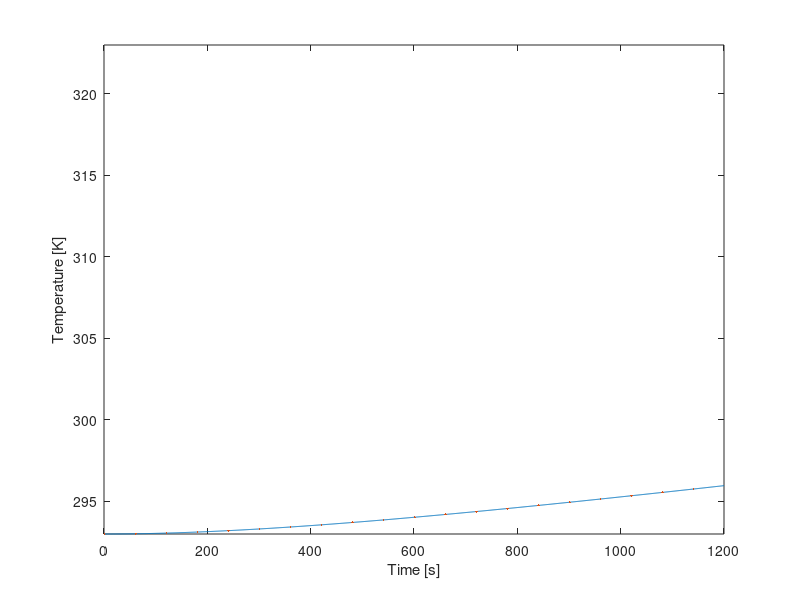
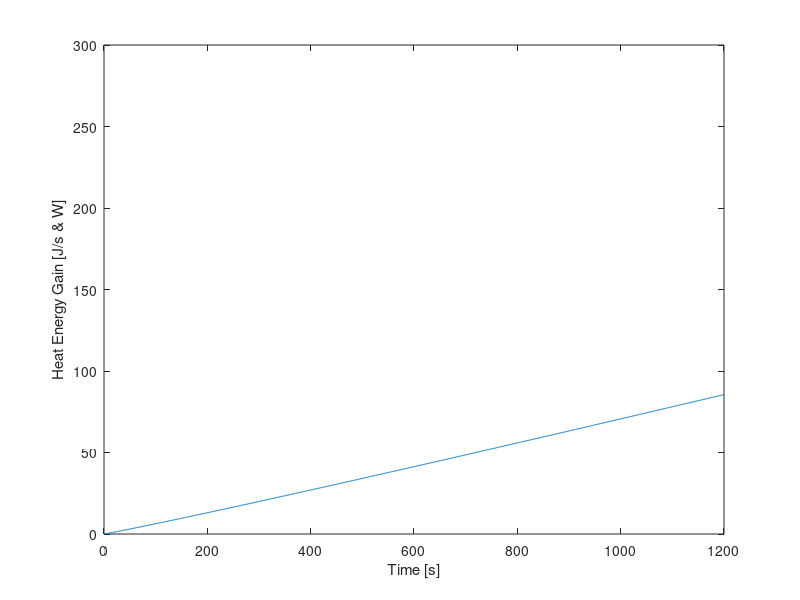
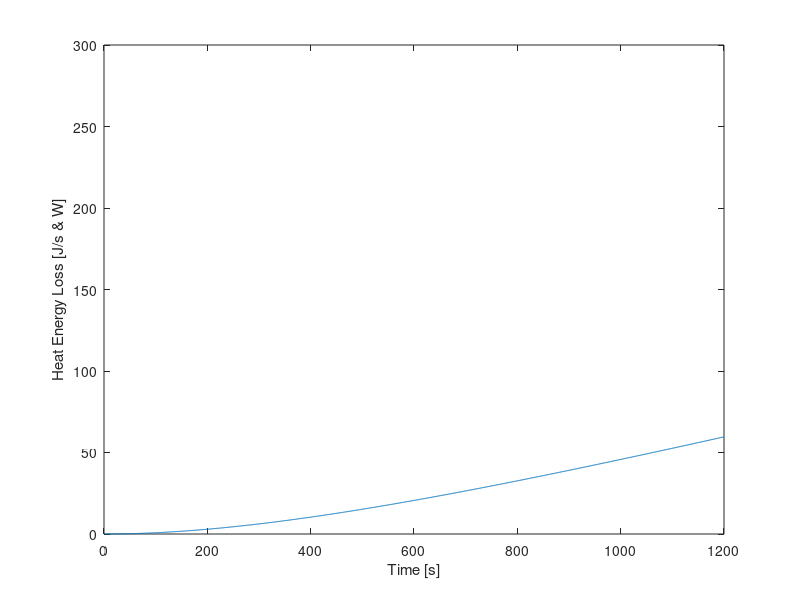

MATLAB code for these plots, in order:
clear all, close all, clc
%% Setup
% This section contains the parameters of the setup (start of cycle)
i=1;                     %Value for plot
T_0 = 293;              %Starting temperature in [K], assumed for all fluids, gasses and materials
T_water = 293;              %Starting temperature water in [K]
T_al = 293;                 %Starting temperature aluminium in [K]
T_cu = 293;                 %Starting temperature copper in [K]
T_pvc = 293;                %Starting temperature PVC in [K]
T_pur = 293;                %Starting temperature polyurethane in [K]
T_air = 293;                %Starting temperature internal air in [K]
T_amb = 293;                %Starting temperature ambient (outside) air in [K]
t = 1;                      %Time at the start [s]
t_final=1200;               %Time at end cycle [s]
%% First order variables
%This section contains the properties and constants of the materials, but also fixed variables of the setup
%Copper tubing
r_inner_cu = 0.004;     %Inner radius copper tube [m]
r_outer_cu = 0.006;     %Outer radius copper tube [m]
roughness_cu = 0.0015;  %Pipe roughness [m]
length_cu = 6.85;       %Length copper tube [m]
epsilon_cu = 0.05;      %Emissivity copper [-]
rho_cu = 8960;          %Density copper [kg/m^3]
c_cu = 386;             %Specific heat copper [J/kg K]
k_cu = 400;             %Thermal conductivity copper [W/(m K)]
%PVC tubing
hsv_pvc_d = 0.0022;     %Thickness of the HSV PCV [m]
r_outer_pvc = 0.055;    %Outer radius PVC tube [m]
r_inner_pvc = r_outer_pvc - hsv_pvc_d ;   %Inner radius PVC tube [m]
r_outer_double_pvc = r_outer_pvc + hsv_pvc_d; %Outer Radius of double-layered PVC tube (near endcaps) [m]
length_pvc = 0.130;     %Length/Height PVC tube [m] (this was shown to be slightly longer during first building phase with no real means to cut it down to 0.125m)
length_cap_pvc = 0.034; %Length/Height of a PVC Endcap [m]
epsilon_pvc = 0.9;      %Emissivity PVC [-]
rho_pvc = 1330;         %Density PVC [kg/m^3]
k_pvc = 0.19;           %Thermal conductivity PVC [W/(m K)]
d_air_endcap = 0.01;    %Distance between Kingspan Therma and the PVC endcap. Used to determine therma resistance
%Polyurethane tubing
r_inner_pur = 0.004;    %Inner radius polyurethane tube [m]
r_outer_pur = 0.006;    %Outer radius polyurathane tube [m]
d_pur = 0.002;          %Wall Thickness polyurthane tube [m]
length_pur = 6;         %Length polyurethane tube [m]
epsilon_pur = 0.9;      %Emissivity polyurethane [-]
k_pur = 0.13;           %Thermal conducitivity polyurethane [W/(m K)]
%Aluminium plate
A_al = 1.085;           %Area aluminium plate [m^2]
epsilon_paint = 0.95;   %Emissivity black acrylic paint [-] 
rho_al = 2700;          %Density aluminium [kg/m^3]
d_al = 0.002;           %thickness aluminium plate [m]
k_al = 237;             %Thermal conductivity aluminium [W/(m K)]
c_al = 900;             %Specific heat aluminium [J/kg K]
%Water
rho_water_20C = 998;    %Density water at 20C [kg/m^3]
c_water = 4148;         %Specific heat water [J/kg K]
%Air
rho_air = 1.29;         %Density air at 20C [kg/m^3]
c_air = 1006;           %Specific heat air [J/kg K]
k_air = 0.025;          %Thermal conductivity air [W/m K]
%General Setup Wood Properties
k_wood = 0.12;       %Thermal Conductivity of Pinewood [W/m k]                       
d_wood = 0.054;      %Wood border thcikness [m], simplification, in reality 2 mm air pocket within 
A_wood = 0.3107;     %Inner Surface Area wood layer [m], slight simplification
%Kingspan Insulation Properties
ks_k = 0.022;     % Thermal Conductivity Kingspan insulation layer[W/(m*k)]
ks_d = 0.04;      % thickness of Kingspan insulation layer [m]
ks_spacer_d = 0.01; % Thickness of a single Kingspan spacer layer [m]
%Other
sigma = 5.67*10^-8;     %Stefan Boltzmann constant [W/(m^2 K^4)]
flowrate = 3/60000;     %Flowrate pump [m^3/s]
E = 1000;               %Irradiance artificial sun [W/m^2]
%% Second order variables
%Copper tube
A_outer_cu = 2 * pi * r_outer_cu * length_cu;       %Outer surface area copper tube [m^2]
A_inner_cu = 2 * pi * r_inner_cu * length_cu;       %Inner surface area copper tube [m^2]
A_exposed_cu = A_outer_cu/2;
V_cu = pi * r_inner_cu^2 * length_cu;               %Inner volume copper tube [m^3]
M_cu = V_cu * rho_cu;
%Surface areas and volume PVC tube
A_outer_pvc = 2 * pi * r_outer_pvc * length_pvc;    %Outer area PVC tube [m^2]
A_inner_pvc = 2 * pi * r_inner_pvc * length_pvc;    %Inner area PVC tube [m^2]
V_pvc = pi * r_inner_pvc^2 * length_pvc;            %Inner volume PVC tube [m^3]
%Surface areas and volume Polyurethane Tubing
A_outer_pur = 2 * pi * r_outer_pur * length_pur;    %Outer area Polyurethane Tubing [m^2]
A_inner_pur = 2 * pi * r_inner_pur * length_pur;    %Inner area Polyurethane Tubing [m^2]
V_pur = pi * r_inner_pur^2 * length_pur;            %Inner volume Polyurethane Tubing [m^3]
%Aluminium plate
V_al = A_al*0.002;                                  %Volume aluminium plate [m^3]
M_al = rho_al*V_al;                                 %Mass aluminium plate [kg]
%The following values are lifted from the earlier matlab model and are used to calculate (average) surface area of the Kingspan Insulation.
hsv_al_width = 0.04017;                                                                % Width of Aluminum Tape reflector section, [m]
hsv_therma_width_in = (hsv_al_width + (2*(sind(18)*0.010)));                           %'width' of kingspan therma plate on the inside, [m]
hsv_therma_width_out = (hsv_al_width + (2*(sind(18)*0.010))) + 2*(tand(18)*ks_d);      %'width' of kingspan therma plate on the outside, [m]
hsv_therma_a_in = length_pvc * hsv_therma_width_in;                                    %Area of kingspan therma plate on inside, [m^2]
hsv_therma_a_out = length_pvc * (hsv_therma_width_out);                                %Area of kingspan therma plate on outside, [m^2]
hsv_therma_a_avg = (hsv_therma_a_out + hsv_therma_a_in)/2;                             %Surface area in middle of therma plate, [m^2]
%The Heat Storage Vessel is seperated into two parts: one for the parts with overlap of endcaps and one for the part without 
pvc_ec_inner_length = length_cap_pvc - hsv_pvc_d;                                                       %Inner length of PVC Endcap [m]
hsv_pvc_a_single = (length_cap_pvc - (pvc_ec_inner_length * 2)) * ((r_inner_pvc+r_outer_pvc)/2) * 2 * pi; %Average PVC Surface Area for Heat Storage Vessel section without overlap [m]
hsv_pvc_a_double = (pvc_ec_inner_length * 2) * ((pvc_ec_inner_length+r_outer_double_pvc)/2) * 2 * pi;         %Average PVC Surface Area for Heat Storage Vessel sections with overlap [m]
pvc_ec_a = (r_outer_pvc)^2 * pi;                                                                         %Surface area of a single endcap, [m^2]
% Air Insulation Values
hsv_air_avgdist1 = ((0.010+0.00795)/2)*((length_pvc - (pvc_ec_inner_length * 2))/length_pvc) + ((0.0078+0.00575)/2)*((pvc_ec_inner_length * 2)/length_pvc); %Average distance of the heat reflector to the outer wall of the PVC body [m], USES PRE CALCULATED VALUES.  Accounts for the double layer PVC near the endcap, [m]
hsv_air_avg_a1 = length_pvc * (hsv_al_width - (2*(sind(18)*0.005)));       %Surface area at the average point between pvc and reflector [m^2], (TODO implement avgdist 1)
hsv_air_avgdist2 = 0.00905;                                                %Average distance between reflector and kingspan therma plate [m]
hsv_air_avg_a2 = length_pvc * (hsv_al_width + (2*(sind(18)*0.005)));       %Surface are at the average point between reflector and kingspan therma [m^2], (TODO implement avgdist 2)
%Aluminum Reflector Tape Properties
d_al_t = 0.0001;                            % Thickness of an aluminum reflector segment [m]
a_al_t = hsv_al_width * length_pvc;         % Area of a single heat reflector element. 10 are present in total [m^2]
    
% Convective heat transfer coefficients
h_air = 5.0;         %CVTH of still air [W/(m^2 K)], Range (4.0 to 5.9)
h_water = 100;      %CVTH of water [W/(m^2 K)], Range (100 to 15000), Unused
h_pvc = 5;        %CVTH PVC [W/(m^2 K)], Range (5 to 9)
h_al = 7;        %CVTH aluminium [W/(m^2 K)], Range (7 to 10)
h_kingspan = 10;   %CTVH of Kingspan-Therma insulation [W/(m^2 K)], Range (10 to 30) (Aluminum surface)
h_pur = 5;        %CVTH of Polyurethane [W/(m^2 K)], PLACEHOLDER 
h_cu = 7;            %CVTH copper [W/(m^2 K)], Range (7 to 10) PLACEHOLDER
%Radiative heat transfer coefficients
h_r_pvc = 0.1;       %RDTH of pvc [W/(m^2 K)], PLACEHOLDER
h_r_al = 0.08;       %RDTH of aluminium-foil [W/(m^2 K)], PLACEHOLDER 
h_r_Kingspan = 0.08;  %RDTH of Kingspan-Therma insulation [W/(m^2 K)], PLACEHOLDER
h_r_pur = 0.5;       %RDTH of Polyurethane [W/(m^2 K)], PLACEHOLDER
%Overall Heat Transfer Coefficients, (may change due to change in CVTH)
U_cu = 1700;         %OHTC water in copper [W/(m^2 K)] TODO check this, has large influence on final temp
U_pur = 120.76;      %OHTC water in polyurethane [W/(m^2 K)]
U_pvc = 4.21;       %OHTC water in PVC [W/(m^2 K)]
%Other
V_system = V_cu+V_pvc+V_pur;                  %Volume of system  

%Simplified without radiation
R_a = 1/((1/(h_pvc*(hsv_pvc_a_single+hsv_pvc_a_double))) + (log(r_outer_pvc/r_inner_pvc)/(2*pi*length_pvc*k_pvc))); %Convection from PVC into first air pocket, And conduction through PVC.
R_b = hsv_air_avgdist1 / (k_air * (10*hsv_air_avg_a1)); %Conduction through first air pocket
R_c = 1/((1/(h_al*(10*a_al_t))) + (d_al_t/k_al*(10*a_al_t))); %Convection from reflector to second air pocket, And conduction through reflector.
R_d = hsv_air_avgdist2 / (k_air * (10*hsv_air_avg_a2)); %Conduction through second air pocket
R_e = 1/((1/(h_kingspan*(10*hsv_therma_a_avg))) + (ks_d/(ks_k*(10*hsv_therma_a_avg)))); %Convection from Kingspan Therma to ambient, And conduction through Kingspan Therma.    
R_hsv_radial = R_a + R_b + R_c + R_d + R_e;
%Endcap (Assumed single endcap here. Second one will be accounted for in R_hsv_endcaps)
R_z = 1/((1/(k_pvc*pvc_ec_a)) + (hsv_pvc_d/(k_pvc*pvc_ec_a)));          %Convection from PVC into air gap, and conduction through pvc.
R_y = d_air_endcap/(k_air * pvc_ec_a);                                  %Conduction through air gap
R_x = 1/((1/(h_kingspan*pvc_ec_a)) + (ks_d/(ks_k*pvc_ec_a)));           %Convection from Kingspan Therma into outside atmosphere, and conduction through Kingspan Therma
R_hsv_endcaps = 1/(1/(R_z + R_y + R_x) + 1/(R_z + R_y + R_x));              %Total Equivalent Thermal resistance of both endcaps
R_hsv = 1/((1/R_hsv_radial) + (1/R_hsv_endcaps));
%misc thermal resistance 
R_al = d_al/(k_al * A_al);                    %Thermal resistance aluminium plate 
R_sol_air = 0.1;                                %Conductive thermal resistance air, PLACEHOLDER 
R_sol_wood = d_wood/(k_wood * A_wood) ;       %Conductive thermal resistance wood setup    
R_pur = 1/((1/(h_pur*(A_outer_pur))) + (log(r_outer_pur/r_inner_pur)/(2*pi*length_pur*k_pur))); %Thermal resistance of Polyurethane tube. Not accounting for rad
R_con = 1/((1/(h_cu*(0.2*(r_outer_cu*pi*2)))) + (log(r_outer_cu/r_inner_cu)/(2*pi*0.2*k_cu)))

%Empty Arrays
T_air = repmat(0, 1,t_final);
T_cu = repmat(0, 1,t_final);
T_al = repmat(0, 1,t_final);
T_water = repmat(0, 1,t_final);
T_pur = repmat(0, 1,t_final);
T_0 = repmat(0, 1,t_final);

%Insertion of starting values (temporary)
T_0(1) = 293;                  %Starting temperature in [K], assumed for all fluids, gasses and materials
T_water(1) = 293;              %Starting temperature water in [K]
T_al(1) = 293;                 %Starting temperature aluminium in [K]
T_cu(1) = 293;                 %Starting temperature copper in [K]
T_pur(1) = 293;                %Starting temperature polyurethane in [K]
T_air(1) = 293;                %Starting temperature internal air in [K]

A_contact_al_cu = length_cu * 0.002; %The contact patch area between the Aluminum and Copper. Simple lengthxwidth for area.

%% Plotting info
for i = 1:t_final
    %Water Mass
    %rho_water = (999.83953 + 16.945176 * (1.00024*T_water(i)) - 7.9870401*10^-3 * (1.00024*T_water(i))^3 - 46.17046*10^-6* (1.00024*T_water(i))^3 +105.56302*10^-9 * (1.00024*T_water(i))^4 - 280.54253*10^-12 * (1.00024*T_water(i))^5)/(1+16.897850*10^-3 * (1.00024*T_water(i)));   %Density water
    M_water = V_system*rho_water_20C;       %Volume of water inside system. Can produce weird values if the rest doesnt work, likely not cause of issues.
    %%%%%%%%%%%%%%%%%%%%%%%%%%%%%%%%%%%%%%%%%%%%%%%%%%%    
    %Addition of Heat, And loss of heat in collector solids and air - Needs improvement
    Q_rad_al = E*(A_al-A_exposed_cu)*epsilon_paint;                                %Heat addition radiation on aluminium plate [W]   
    Q_rad_cu = E*length_cu*(r_outer_cu* pi)*epsilon_paint;          %Heat addition radiation on copper tube [W] (only half of tube exposed directly to light)
    T_al(i) = T_al(i)+(Q_rad_al/(M_al*c_al));                       %Temperature of aluminum as it heats up from radiation [k]
    T_cu(i) = T_cu(i)+(Q_rad_cu/(M_cu*c_cu));                       %Temperature of aluminum as it heats up from radiation [k]    
    %Losses to inside of collector space
    Q_loss_conv_al(i) = h_air*(A_al-A_exposed_cu)*(T_al(i)-T_air(i));                      %Heat loss convection aluminium plate [W] 
    T_al(i) = T_al(i)-(Q_loss_conv_al(i)/(M_al*c_al));                       %Temperature of aluminum as it heats up from radiation [k]   
    Q_loss_conv_cu(i) = h_air*(A_outer_cu)*(T_cu(i)-T_air(i));
    T_cu(i) = T_cu(i)-(Q_loss_conv_cu(i)/(M_cu*c_cu)); 
    

    
    %Q_rad_cu = E*length_cu*(r_outer_cu*2 * pi)*epsilon_paint;            %Heat addition radiation on copper tube [W]
    %Q_rad_al = E*A_al*epsilon_paint;                                %Heat addition radiation on aluminium plate [W]
    %Q_loss_conv_al(i) = h_air*A_al*(T_al(i)-T_air(i));                      %Heat loss convection aluminium plate [W]
    %Q_loss_cond_al_cu = k_cu* A_exposed_cu*(T_al(i)-T_cu(i))/(r_outer_cu*2-r_inner_cu*2);  %dit klopt niet hlml maar weten A tussen plaat en buis niet %Heat loss conduction aluminium plate [W]
    %Q_losscond(i)= Q_loss_cond_al_cu;
    
    %Q_loss_cond_al(i) = (T_al(i)-T_air(i))/R_al ;                                       %Heat loss convection aluminium plate (other direction)
    %Q_loss_rad_cu(i) = sigma * epsilon_paint * A_outer_cu* (T_cu(i)^4 - T_air(i)^4);    %Heat loss radiation copper tube [W]
    %Q_loss_rad_al(i) = sigma * epsilon_paint * A_al * (T_al(i)^4- T_air(i)^4);          %Heat loss radiation aluminium plate [W]
    
    
    Qdot_gain(i) = 0.05*i^1.05;   %Fill sum of energy gains here [J/s or W]
    T_water(i) = T_water(i) + (Qdot_gain(i)/(M_water*c_water));             %New Temperature of water due to heat gain in a single second, right side is Temp change in said second
 
    
    %%%%%%%%%%%%%%%%%%%%%%%%%%%%%%%%%%%%%%%%%%%%%%%%%%%
    %Liquid - loss - This works as intended
    Qdot_loss_hsv(i) = (T_water(i)-T_amb)/R_hsv ;                           %Heat loss hsv
    Qdot_loss_pur(i) = (T_water(i)-T_amb)/R_pur;                            %Heat loss polyurethane tubing 
    Qdot_loss_con(i) = (T_water(i)-T_amb)/R_con;                            %Heat loss of the two 10cm long press-fit coupling tube sections sticking out of HSV
    Qdot_loss(i) = Qdot_loss_hsv(i) + Qdot_loss_pur(i)+Qdot_loss_con(i);    %Sum all of the heat losses per second instance here
    T_water(i) = T_water(i)-(Qdot_loss(i)/(M_water*c_water));               %New Temperature of water due to heat loss in a single second, right side is Temp change in said second
    %%%%%%%%%%%%%%%%%%%%%%%%%%%%%%%%%%%%%%%%%%%%%%%%%%%
    %Bringing the values that were determined in this time step to the next one
    T_water(i+1) = T_water(i);                                              %brings current water temp over to the next time increment
    T_al(i+1) = T_al(i);
    T_cu(i+1) = T_cu(i);
    %%%%%%%%%%%%%%%%%%%%%%%%%%%%%%%%%%%%%%%%%%%%%%%%%%%
    %Plotting code
    y(i) = T_water(i);                                                      %Inserts current temp into its respective place in y for plotting
    t = t + 1;                                                              %1 stands for 1 step for time
    x(i) = i;                                                               %time is on x axis
    i = i + 1;                                                              %1 step added for plot
end
%% Actual plot
%Temperature
figure(1)
plot(x,y)
hold on
plot(x(1:60:t_final),y(1:60:t_final), '.', 'Markersize', 5)
hold off
xlim([0, t_final]);
ylim([293, 323]);
xlabel('Time [s]');
ylabel('Temperature [K]');
%Plot of Heat Energy Gain per Second
figure(2)
plot(x,Qdot_gain)
xlim([0, t_final]);
ylim([0, 300]);
xlabel('Time [s]');
ylabel('Heat Energy Gain [J/s & W]');
%Plot of Heat Energy Loss per Second
figure(3)
plot(x,Qdot_loss)
xlim([0, t_final]);
ylim([0, 300]);
xlabel('Time [s]');
ylabel('Heat Energy Loss [J/s & W]');
